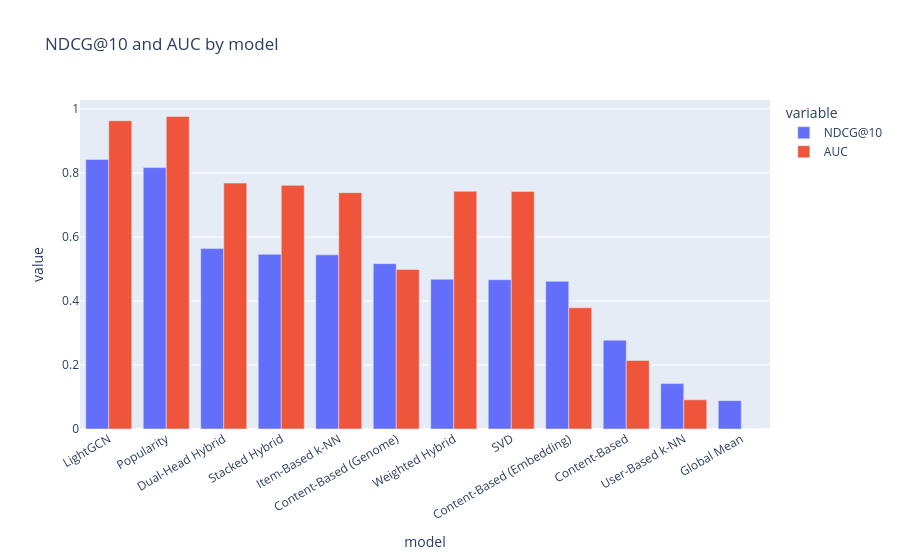

Notebook cell for this chart:
### Markdown cell above
### Plot — NDCG@10 & AUC

### Code cell
b = ndcg_df.reset_index()
fig = px.bar(b.sort_values("NDCG@10", ascending=False).melt(id_vars="model", value_vars=["NDCG@10", "AUC"]),
             x="model", y="value", color="variable", barmode="group",
             title="NDCG@10 and AUC by model")
fig.update_layout(xaxis_tickangle=-30)
save_fig(fig, "18_ndcg_auc")

### Figure 1 — Plotly figure (JSON) as saved in the notebook; plotly's stock layout.template omitted (floating-point values rounded to 4 significant figures)
{"data": [{"alignmentgroup": "True", "hovertemplate": "variable=NDCG@10<br>model=%{x}<br>value=%{y}<extra></extra>", "legendgroup": "NDCG@10", "marker": {"color": "#636efa", "pattern": {"shape": ""}}, "name": "NDCG@10", "offsetgroup": "NDCG@10", "orientation": "v", "showlegend": true, "textposition": "auto", "type": "bar", "x": ["LightGCN", "Popularity", "Dual-Head Hybrid", "Stacked Hybrid", "Item-Based k-NN", "Content-Based (Genome)", "Weighted Hybrid", "SVD", "Content-Based (Embedding)", "Content-Based", "User-Based k-NN", "Global Mean"], "xaxis": "x", "y": [0.8423, 0.8167, 0.5637, 0.5458, 0.5441, 0.5167, 0.4679, 0.4664, 0.4616, 0.2777, 0.1418, 0.0885], "yaxis": "y"}, {"alignmentgroup": "True", "hovertemplate": "variable=AUC<br>model=%{x}<br>value=%{y}<extra></extra>", "legendgroup": "AUC", "marker": {"color": "#EF553B", "pattern": {"shape": ""}}, "name": "AUC", "offsetgroup": "AUC", "orientation": "v", "showlegend": true, "textposition": "auto", "type": "bar", "x": ["LightGCN", "Popularity", "Dual-Head Hybrid", "Stacked Hybrid", "Item-Based k-NN", "Content-Based (Genome)", "Weighted Hybrid", "SVD", "Content-Based (Embedding)", "Content-Based", "User-Based k-NN", "Global Mean"], "xaxis": "x", "y": [0.9633, 0.9766, 0.7683, 0.7613, 0.7385, 0.4986, 0.7426, 0.7423, 0.3789, 0.2141, 0.0913, 0.0], "yaxis": "y"}], "layout": {"barmode": "group", "legend": {"title": {"text": "variable"}, "tracegroupgap": 0}, "title": {"text": "NDCG@10 and AUC by model"}, "xaxis": {"anchor": "y", "domain": [0, 1], "tickangle": -30, "title": {"text": "model"}}, "yaxis": {"anchor": "x", "domain": [0, 1], "title": {"text": "value"}}}}
